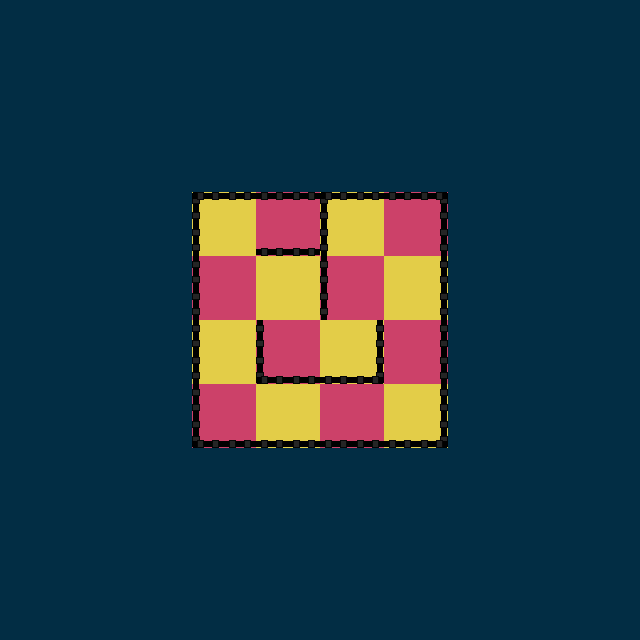

Tiled map render using the project's own tile images. Description and the map definition, with tile-layer contents summarised, below:
An orthogonal 10x10 tile map with 64x64 px tiles, 5 tile layers (ground, left, right, up, ...) and 2 objects (Player, Goal).

<map version="1.0" orientation="orthogonal" renderorder="right-down" width="10" height="10" tilewidth="64" tileheight="64" nextobjectid="28">
 <tileset firstgid="1" source="tileset_00.tsx" />
 <layer name="ground" width="10" height="10">
  <properties>
   <property name="tileset" value="tileset_00" />
   <property name="type" value="base" />
  </properties>
  <data>[100 cells, 100 non-empty, 3 distinct tile ids]</data>
 </layer>
 <layer name="left" width="10" height="10">
  <properties>
   <property name="edge" value="left" />
   <property name="tileset" value="tileset_00" />
   <property name="type" value="edges" />
  </properties>
  <data>[100 cells, 7 non-empty, 1 distinct tile ids]</data>
 </layer>
 <layer name="right" width="10" height="10">
  <properties>
   <property name="edge" value="right" />
   <property name="tileset" value="tileset_00" />
   <property name="type" value="edges" />
  </properties>
  <data>[100 cells, 5 non-empty, 1 distinct tile ids]</data>
 </layer>
 <layer name="up" width="10" height="10">
  <properties>
   <property name="edge" value="up" />
   <property name="tileset" value="tileset_00" />
   <property name="type" value="edges" />
  </properties>
  <data>[100 cells, 4 non-empty, 1 distinct tile ids]</data>
 </layer>
 <layer name="down" width="10" height="10">
  <properties>
   <property name="edge" value="down" />
   <property name="tileset" value="tileset_00" />
   <property name="type" value="edges" />
  </properties>
  <data>[100 cells, 7 non-empty, 1 distinct tile ids]</data>
 </layer>
 <objectgroup name="entities">
  <object id="13" name="Player" type="Player" x="400" y="400" width="32" height="32">
   <properties>
    <property name="facing" value="up" />
    <property name="gid" type="int" value="8" />
    <property name="speed" type="float" value="300" />
    <property name="type" value="player" />
   </properties>
   <ellipse />
  </object>
  <object id="14" name="Goal" type="Goal" x="288" y="336">
   <properties>
    <property name="type" value="goal" />
   </properties>
   <polygon points="0,0 -16,32 16,32" />
  </object>
 </objectgroup>
</map>
